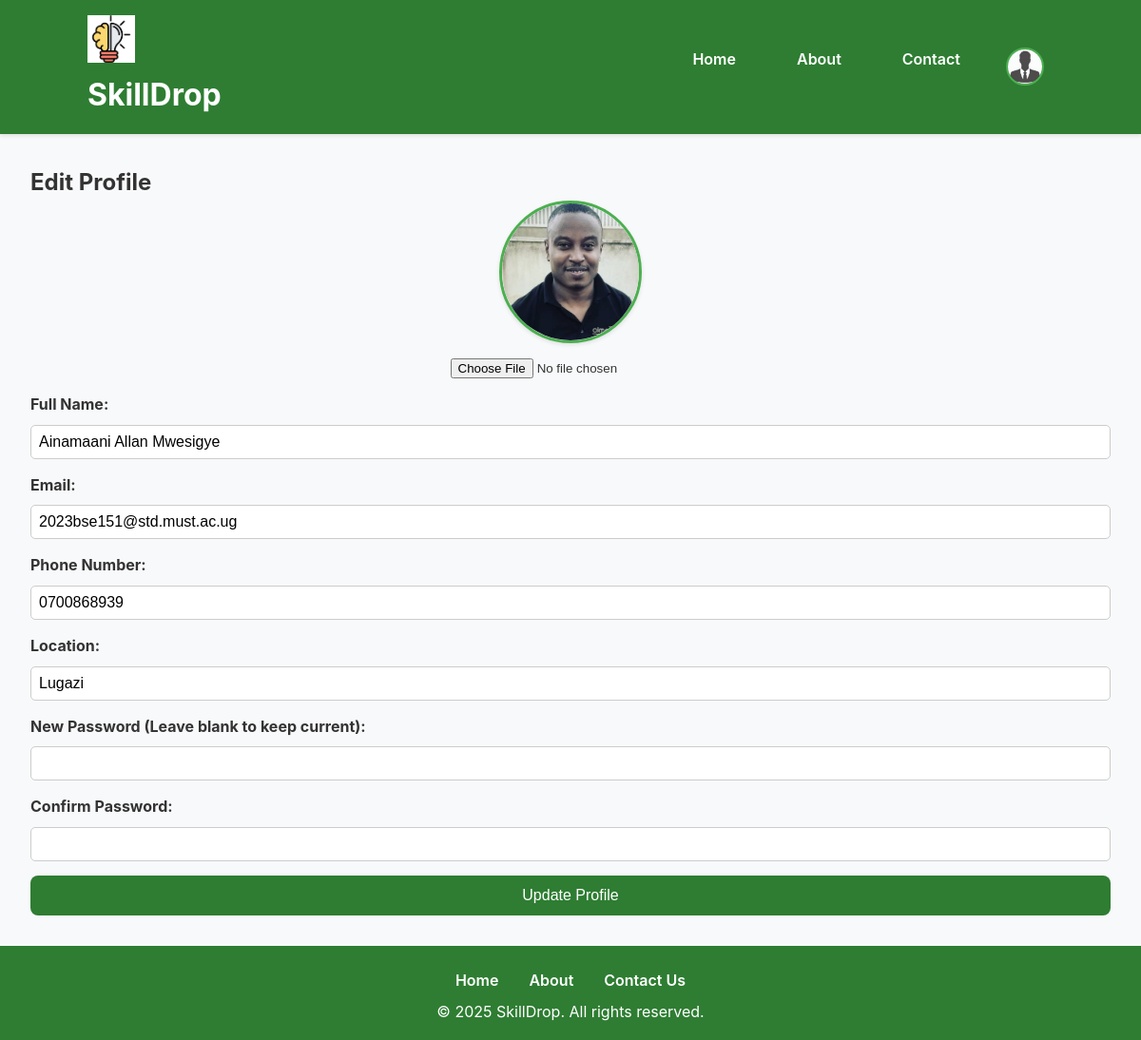
/workers/edit-profile.php (signed in), run on the app's committed database.
### tables this page shows
CREATE TABLE `users` (
  `id` int(11) NOT NULL,
  `full_name` varchar(100) NOT NULL,
  `role` varchar(20) NOT NULL,
  `status` varchar(20) NOT NULL DEFAULT 'pending',
  `email` varchar(100) NOT NULL,
  `phone` varchar(15) DEFAULT NULL,
  `password` varchar(255) NOT NULL,
  `location` varchar(255) DEFAULT NULL,
  `profile_image` varchar(225) DEFAULT NULL,
  `created_at` timestamp NOT NULL DEFAULT current_timestamp()
);

### workers/edit-profile.php (the view, shortened to what this page needs)
<?php
include '../includes/header.php';
include '../includes/db.php';
$user_id = $_SESSION['user_id'];
$stmt = $conn->prepare("SELECT full_name, email, phone, location, profile_image, password FROM users WHERE id = ?");
$stmt->bind_param("i", $user_id);
$stmt->execute();
$user = $stmt->get_result()->fetch_assoc();
$profile_image = !empty($user['profile_image']) ? "../" . $user['profile_image'] : '../uploads/profile_images/default.svg';
?>
<main class="main container">
    <h2>Edit Profile</h2>
    <form action="edit-profile.php" method="POST" enctype="multipart/form-data" class="form">
        <div class="form-group profile-picture-container">
            <img src="<?php echo htmlspecialchars($profile_image); ?>" alt="Profile Image" class="profile-picture-large">
            <input type="file" name="profile_image" id="profileImageInput">
        </div>
        <div class="form-group">
            <label for="full_name" class="form-label">Full Name:</label>
            <input type="text" name="full_name" id="full_name" class="form-input" value="<?php echo htmlspecialchars($user['full_name']); ?>" required>
        </div>
        <div class="form-group">
            <label for="email" class="form-label">Email:</label>
            <input type="email" name="email" id="email" class="form-input" value="<?php echo htmlspecialchars($user['email']); ?>" required>
        </div>
        <div class="form-group">
            <label for="phone" class="form-label">Phone Number:</label>
            <input type="text" name="phone" id="phone" class="form-input" value="<?php echo htmlspecialchars($user['phone']); ?>" required>
        </div>
        <div class="form-group">
            <label for="location" class="form-label">Location:</label>
            <input type="text" name="location" id="location" class="form-input" value="<?php echo htmlspecialchars($user['location']); ?>" required>
        </div>
        <div class="form-group">
            <label for="password" class="form-label">New Password (Leave blank to keep current):</label>
            <input type="password" name="password" id="password" class="form-input">
        </div>
        <div class="form-group">
            <label for="confirm_password" class="form-label">Confirm Password:</label>
            <input type="password" name="confirm_password" id="confirm_password" class="form-input">
        </div>
        <button type="submit" class="submit-button">Update Profile</button>
    </form>
</main>
<?php include '../includes/footer.php'; ?>

### assets/css/main.css (style rules this page uses)
* { margin: 0; padding: 0; box-sizing: border-box; }
:root { --primary: #2E7D32; --primary-dark: #1B5E20; --primary-light: #4CAF50; --secondary: #1976D2; --background: #f8f9fa; --surface: #ffffff; --text: #333333; --text-light: #ffffff; --error: #dc3545; --success: #28a745; --gray-100: #f8f9fa; --gray-200: #e9ecef; --gray-300: #dee2e6; --star-color: #ffc107; --shadow: 0 2px 4px rgba(0, 0, 0, 0.1); --radius: 8px; }
body { font-family: 'Inter', system-ui, -apple-system, sans-serif; line-height: 1.6; color: var(--text); background-color: var(--background); min-height: 100vh; display: flex; flex-direction: column; }
.container { width: 90%; max-width: 1200px; margin: 0 auto; padding: 0 1rem; }

### assets/css/forms.css (style rules this page uses)
.form-group { margin-bottom: 1.5rem; }
.form-label { display: block; margin-bottom: 0.5rem; font-weight: 500; color: var(--text); }
.form-input { width: 100%; padding: 0.75rem; border: 2px solid var(--gray-200); border-radius: var(--radius); font-size: 1rem; transition: border-color 0.3s ease; }
.submit-button { width: 100%; padding: 0.75rem; background-color: var(--primary); color: var(--text-light); border: none; border-radius: var(--radius); font-size: 1rem; font-weight: 500; cursor: pointer; transition: background-color 0.3s ease; }
.profile-picture-container { display: flex; flex-direction: column; align-items: center; gap: 1rem; }
.profile-picture-large { width: 120px; height: 120px; border-radius: 50%; object-fit: cover; border: 3px solid var(--primary-light); box-shadow: var(--shadow); }
.form-group { margin-bottom: 1rem; }
.form-label { font-weight: bold; }
.form-input { width: 100%; padding: 0.5rem; border: 1px solid var(--gray-300); border-radius: var(--radius); }
.submit-button { background-color: var(--primary); color: var(--text-light); padding: 0.75rem 1.5rem; border: none; border-radius: var(--radius); cursor: pointer; font-weight: 500; transition: background-color 0.3s ease; }

### assets/css/dashboard.css (style rules this page uses)
.main { flex: 1; padding: 2rem; max-width: 1200px; margin: 0 auto; width: 100%; }
.profile-picture-container { display: flex; flex-direction: column; align-items: center; gap: 1rem; }
.profile-picture-large { width: 150px; height: 150px; border-radius: 50%; object-fit: cover; border: 3px solid var(--primary-light); box-shadow: var(--shadow); }
.form-group { margin-bottom: 15px; }
.form-label { font-weight: bold; }
.form-input { width: 100%; padding: 8px; border-radius: 5px; border: 1px solid #ccc; }

### data on the page
users: profile_image (picture), full_name "Ainamaani Allan Mwesigye", email "2023bse151@std.must.ac.ug", phone "0700868939", location "Lugazi"
